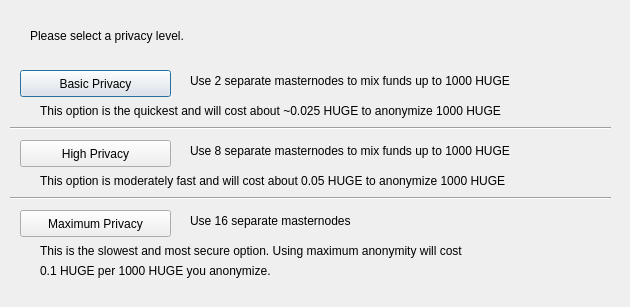
<?xml version="1.0" encoding="UTF-8"?>
<ui version="4.0">
 <class>DarksendConfig</class>
 <widget class="QDialog" name="DarksendConfig">
  <property name="geometry">
   <rect>
    <x>0</x>
    <y>0</y>
    <width>630</width>
    <height>307</height>
   </rect>
  </property>
  <property name="windowTitle">
   <string>Configure Darksend</string>
  </property>
  <widget class="QPushButton" name="buttonBasic">
   <property name="geometry">
    <rect>
     <x>20</x>
     <y>70</y>
     <width>151</width>
     <height>27</height>
    </rect>
   </property>
   <property name="text">
    <string>Basic Privacy</string>
   </property>
  </widget>
  <widget class="QPushButton" name="buttonHigh">
   <property name="geometry">
    <rect>
     <x>20</x>
     <y>140</y>
     <width>151</width>
     <height>27</height>
    </rect>
   </property>
   <property name="text">
    <string>High Privacy</string>
   </property>
  </widget>
  <widget class="QPushButton" name="buttonMax">
   <property name="geometry">
    <rect>
     <x>20</x>
     <y>210</y>
     <width>151</width>
     <height>27</height>
    </rect>
   </property>
   <property name="text">
    <string>Maximum Privacy</string>
   </property>
  </widget>
  <widget class="QLabel" name="label">
   <property name="geometry">
    <rect>
     <x>30</x>
     <y>20</y>
     <width>571</width>
     <height>31</height>
    </rect>
   </property>
   <property name="text">
    <string>Please select a privacy level.</string>
   </property>
  </widget>
  <widget class="QLabel" name="label_2">
   <property name="geometry">
    <rect>
     <x>190</x>
     <y>70</y>
     <width>421</width>
     <height>21</height>
    </rect>
   </property>
   <property name="text">
    <string>Use 2 separate masternodes to mix funds up to 1000 HUGE</string>
   </property>
  </widget>
  <widget class="QLabel" name="label_3">
   <property name="geometry">
    <rect>
     <x>190</x>
     <y>140</y>
     <width>411</width>
     <height>21</height>
    </rect>
   </property>
   <property name="text">
    <string>Use 8 separate masternodes to mix funds up to 1000 HUGE</string>
   </property>
  </widget>
  <widget class="QLabel" name="label_4">
   <property name="geometry">
    <rect>
     <x>190</x>
     <y>210</y>
     <width>421</width>
     <height>21</height>
    </rect>
   </property>
   <property name="text">
    <string>Use 16 separate masternodes</string>
   </property>
  </widget>
  <widget class="QLabel" name="label_6">
   <property name="geometry">
    <rect>
     <x>40</x>
     <y>100</y>
     <width>561</width>
     <height>21</height>
    </rect>
   </property>
   <property name="text">
    <string>This option is the quickest and will cost about ~0.025 HUGE to anonymize 1000 HUGE</string>
   </property>
  </widget>
  <widget class="QLabel" name="label_7">
   <property name="geometry">
    <rect>
     <x>40</x>
     <y>170</y>
     <width>561</width>
     <height>21</height>
    </rect>
   </property>
   <property name="text">
    <string>This option is moderately fast and will cost about 0.05 HUGE to anonymize 1000 HUGE</string>
   </property>
  </widget>
  <widget class="QLabel" name="label_8">
   <property name="geometry">
    <rect>
     <x>40</x>
     <y>240</y>
     <width>561</width>
     <height>21</height>
    </rect>
   </property>
   <property name="text">
    <string>This is the slowest and most secure option. Using maximum anonymity will cost</string>
   </property>
  </widget>
  <widget class="QLabel" name="label_9">
   <property name="geometry">
    <rect>
     <x>40</x>
     <y>260</y>
     <width>561</width>
     <height>21</height>
    </rect>
   </property>
   <property name="text">
    <string>0.1 HUGE per 1000 HUGE you anonymize.</string>
   </property>
  </widget>
  <widget class="Line" name="line">
   <property name="geometry">
    <rect>
     <x>10</x>
     <y>120</y>
     <width>601</width>
     <height>16</height>
    </rect>
   </property>
   <property name="orientation">
    <enum>Qt::Horizontal</enum>
   </property>
  </widget>
  <widget class="Line" name="line_2">
   <property name="geometry">
    <rect>
     <x>10</x>
     <y>190</y>
     <width>601</width>
     <height>16</height>
    </rect>
   </property>
   <property name="orientation">
    <enum>Qt::Horizontal</enum>
   </property>
  </widget>
 </widget>
 <resources/>
 <connections/>
</ui>
